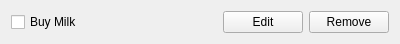
<?xml version="1.0" encoding="UTF-8"?>
<ui version="4.0">
 <class>Task</class>
 <widget class="QWidget" name="Task">
  <property name="geometry">
   <rect>
    <x>0</x>
    <y>0</y>
    <width>400</width>
    <height>41</height>
   </rect>
  </property>
  <property name="windowTitle">
   <string>Form</string>
  </property>
  <layout class="QHBoxLayout" name="horizontalLayout">
   <item>
    <widget class="QCheckBox" name="checkBox">
     <property name="sizePolicy">
      <sizepolicy hsizetype="Minimum" vsizetype="Fixed">
       <horstretch>0</horstretch>
       <verstretch>0</verstretch>
      </sizepolicy>
     </property>
     <property name="text">
      <string>Buy Milk</string>
     </property>
    </widget>
   </item>
   <item>
    <spacer name="horizontalSpacer">
     <property name="orientation">
      <enum>Qt::Horizontal</enum>
     </property>
     <property name="sizeHint" stdset="0">
      <size>
       <width>138</width>
       <height>20</height>
      </size>
     </property>
    </spacer>
   </item>
   <item>
    <widget class="QPushButton" name="editButton">
     <property name="text">
      <string>Edit</string>
     </property>
    </widget>
   </item>
   <item>
    <widget class="QPushButton" name="removeButton">
     <property name="text">
      <string>Remove</string>
     </property>
    </widget>
   </item>
  </layout>
 </widget>
 <resources/>
 <connections/>
</ui>
